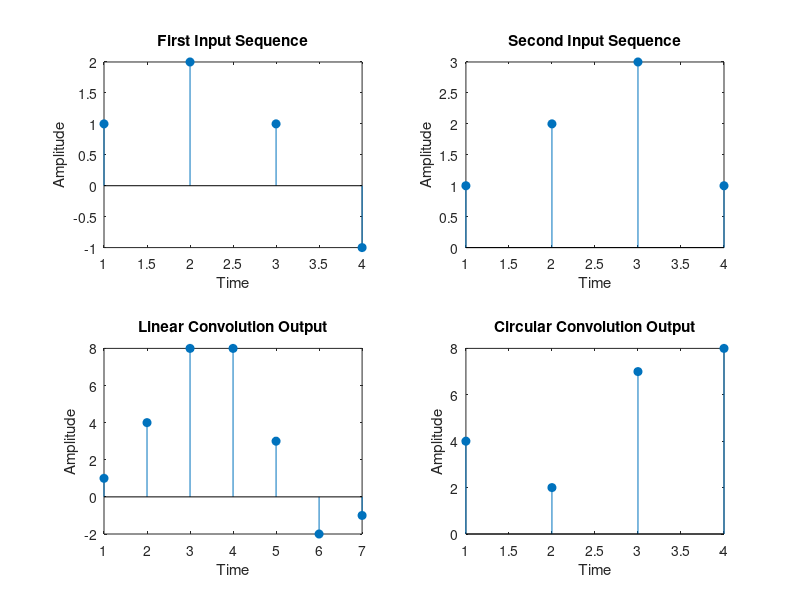

Write MATLAB code to recreate this figure.
clc
clear all;
close all;
% Input sequences for linear convolution
x = [1 2 1 -1]; % Example sequence x
h = [1 2 3 1]; % Example sequence h
% Plotting the first sequence
figure;
subplot(2, 2, 1);
stem(x, 'filled'); % Using 'filled' for better visibility
xlabel('Time');
ylabel('Amplitude');
title('First Input Sequence');
% Plotting the second sequence
subplot(2, 2, 2);
stem(h, 'filled'); % Using 'filled' for better visibility
xlabel('Time');
ylabel('Amplitude');
title('Second Input Sequence');
% Linear convolution of the two sequences
x1 = conv(x, h);
% Displaying the convolution result in the command window
disp('Linear Convolution Output:');
disp(x1);
% Plotting the convolution result
subplot(2, 2, 3);
stem(x1, 'filled'); % Using 'filled' for better visibility
xlabel('Time');
ylabel('Amplitude');
title('Linear Convolution Output');
% Length of the sequences
N = max(length(x), length(h));
% Zero-padding to make the sequences of equal length
x = [x, zeros(1, N - length(x))];
h = [h, zeros(1, N - length(h))];
% Perform Circular Convolution using FFT and IFFT
X = fft(x); % FFT of sequence x
H = fft(h); % FFT of sequence h
Y = X .* H; % Point-wise multiplication in frequency domain
y = ifft(Y); % Inverse FFT to get the circular convolution result
% Display the result
disp('Circular Convolution result:');
disp(y);
% Plotting the circular convolution result
subplot(2, 2, 4);
stem(real(y), 'filled'); % Using 'filled' for better visibility
xlabel('Time');
ylabel('Amplitude');
title('Circular Convolution Output');
